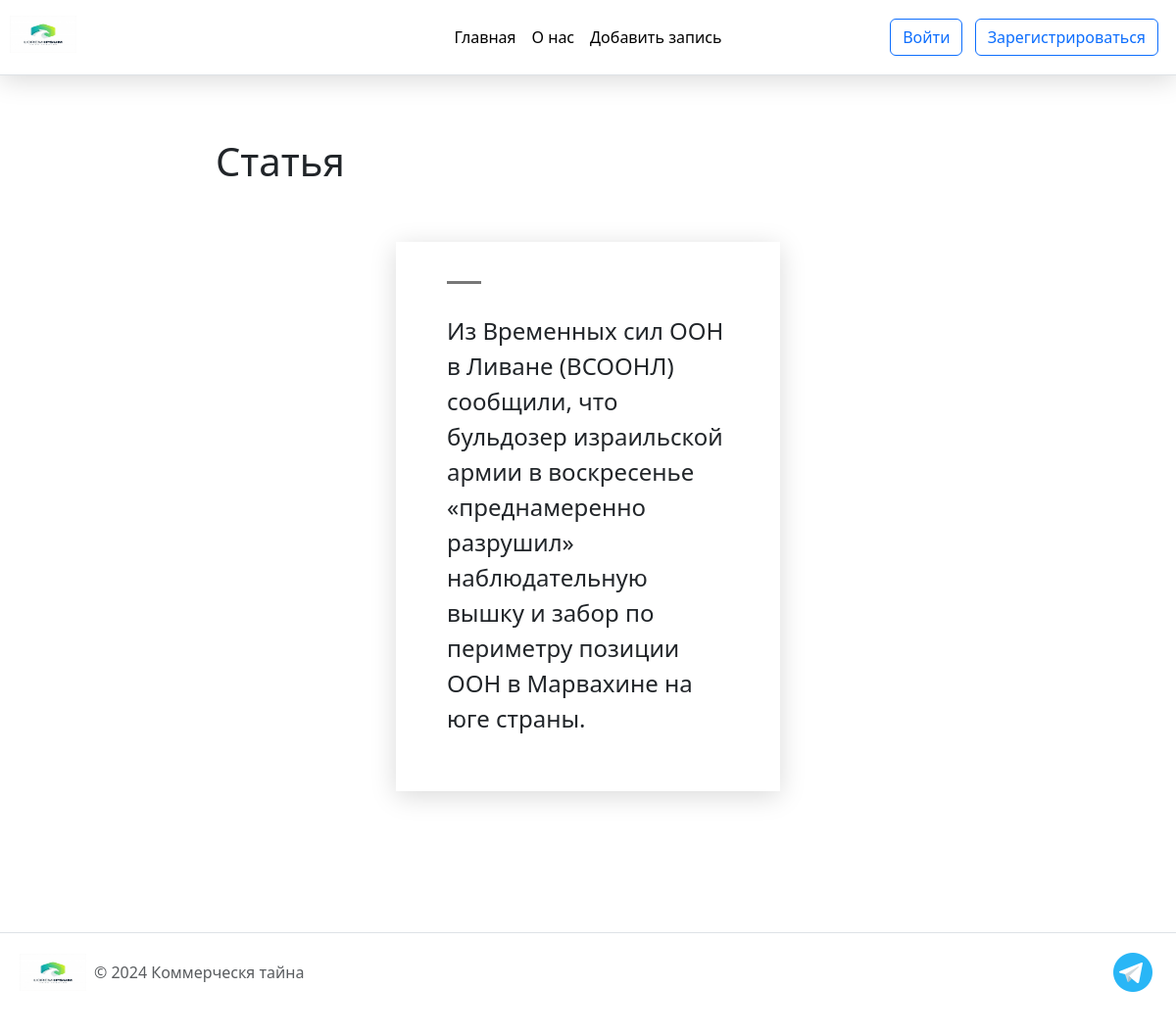
/post/1, run on the app's committed database.
### tables this page shows
CREATE TABLE posts(
id INTEGER PRIMARY KEY AUTOINCREMENT,
title TEXT NOT NULL,
text TEXT NOT NULL,
time INTEGER NOT NULL
);

### app.py (the view)
@app.route("/post/<int:post_id>")
def show_post(post_id):
    db_con = connect_db()
    dbase = DataBase(db_con)
    post = dbase.get_post(post_id)  # Fetch the post from the database
    return render_template('post.html', post=post)  # Render the post detail page

### DataBase.py (called while the page is built)
    def get_post(self, post_id):
        try:
            self.__cur.execute('SELECT title, text FROM posts WHERE id = ?', (post_id,))
            res = self.__cur.fetchone()  # Fetch one record from the result
            if res:
                return res  # Return the found post
        except sqlite3.Error as e:
            print('Error retrieving the post from the database:', str(e))  # Handle post retrieval errors
        return None, None  # Return None in case of an error or if the post does not exist

### app.py (called while the page is built)
def connect_db():
    con = sqlite3.connect(app.config['DATABASE'])
    con.row_factory = sqlite3.Row  # Use Row factory to access columns by name
    return con

### templates/post.html (shortened to what this page needs)
{% extends 'base.html' %}
{% block content %}
<h1>{{ post.title }}</h1>
<div class="row">
    <div class="col-md-6 item">
        <div class="item-in">
            <div class="seperator"></div>
            <p class="post-text">{{ post.text }}</p>
        </div>
    </div>
</div>
{% endblock %}

### static/css/main.css (style rules this page uses)
body { margin: 0; }
*::before, *::after { box-sizing: border-box; }
.row { padding: 50px 0; justify-content: center; }
.seperator { margin-bottom: 30px; width: 35px; height: 3px; background: #777; border: none; }
.item { position: relative; margin-bottom: 30px; min-height: 1px; float: left; -webkit-box-shadow: 0 5px 25px rgba(0, 0, 0, 0.15); box-shadow: 0 5 px 25px rgba(0, 0, 0, 0.15); -webkit-backface-visibility: hidden; -webkit-tap-highlight-color: transparent; -webkit-touch-callout: none; -webkit-user-select: none; -moz-user-select: none; -ms-user-select: none; user-select: none; }
.item .item-in { background: #fff; padding: 40px; position: relative; }
.item .item-in::before { content: ""; position: absolute; bottom: 0px; height: 2px; width: 0%; background: #333333; right: 0px; -webkit-transition: width 0.4s; transition: width 0.4s; }
.post-text { font-size: 24px; }
html { height: 100%; }

### data on the page
posts: title "Статья", text "Из Временных сил ООН в Ливане (ВСООНЛ) сообщили, что бульдозер израильской армии в воскресенье «преднамеренно разрушил» наблюдательную вышку и забор по периметру позиции ООН в Марвахине на юге страны."
